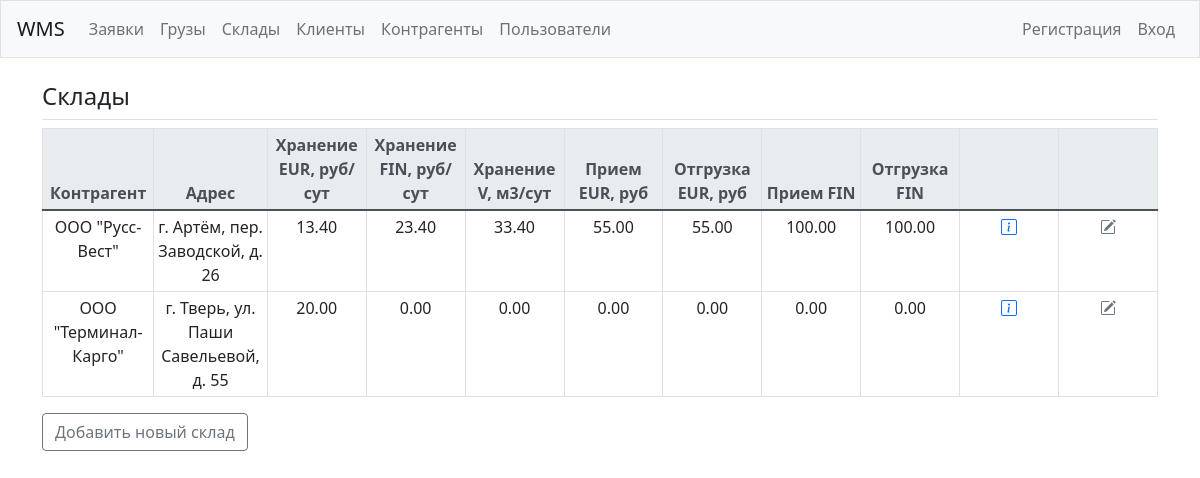
Before: /storages/ with the older database file.
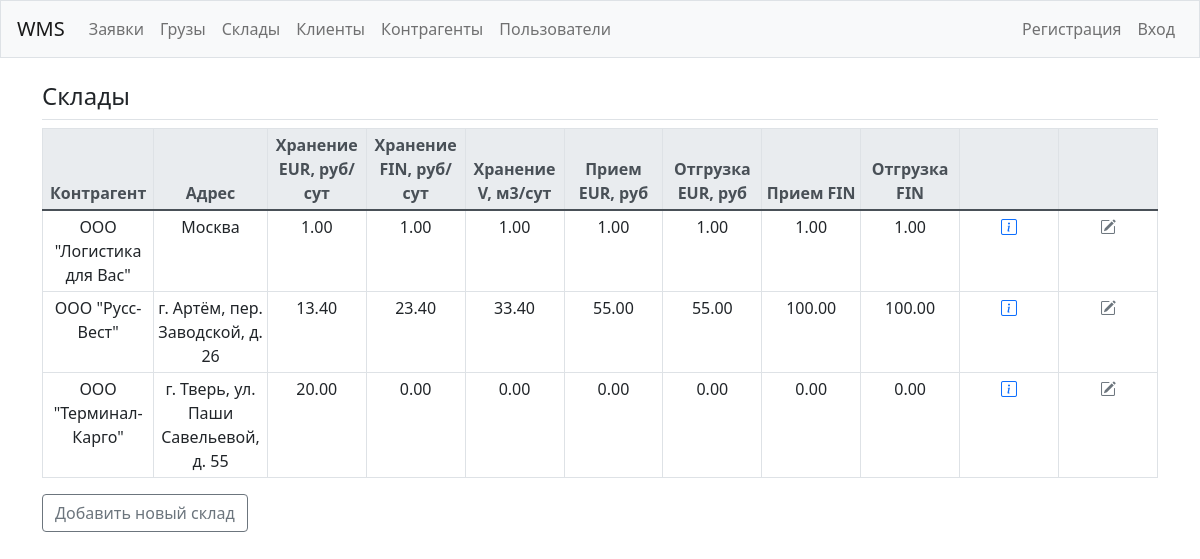
After: the same page with the newer database file.
### wms/models.py (models this page shows, shortened)
class Storage(models.Model):
    contractor = models.ForeignKey(Contractor, on_delete=models.SET_NULL, null=True)
    address = models.CharField(max_length=200)
    rate_pallet = models.DecimalField(max_digits=9999, decimal_places=2, null=True)
    rate_oversize_pallet = models.DecimalField(max_digits=9999, decimal_places=2, null=True)
    rate_volume = models.DecimalField(max_digits=9999, decimal_places=2, null=True)
    rate_in = models.DecimalField(max_digits=9999, decimal_places=2, null=True)
    rate_out = models.DecimalField(max_digits=9999, decimal_places=2, null=True)
    rate_oversize_in = models.DecimalField(max_digits=9999, decimal_places=2, null=True)
    rate_oversize_out = models.DecimalField(max_digits=9999, decimal_places=2, null=True)

class Contractor(models.Model):
    name = models.CharField(max_length=200)
    pub_date = models.DateTimeField('date published', auto_now_add=True)
    def __str__(self):
        return self.name

### wms/views.py (the view)
# urls.py: path('storages/', views.storages, name='storages'),
def storages(request):
    storages = Storage.objects.all().order_by('address')
    context = {'storages': storages}
    return render(request, 'wms/storages.html', context)

### wms/templates/wms/storages.html
{% extends "wms/base.html" %}
{% block page_header %}
  <h4>Склады</h4>
{% endblock page_header %}
{% block content %}
<table class="table table-hover table-sm table-bordered table-responsive text-center w-100 d-block d-md-table">
  <thead class="thead-light">
    <tr>
      <th>Контрагент</th>
      <th>Адрес</th>
      <th>Хранение EUR, руб/сут</th>
      <th>Хранение FIN, руб/сут</th>
      <th>Хранение V, м3/сут</th>
      <th>Прием EUR, руб</th>
      <th>Отгрузка EUR, руб</th>
      <th>Прием FIN</th>
      <th>Отгрузка FIN</th>
      <th></th>
      <th></th>
    </tr>
  </thead>
  <tbody>
    {% for storage in storages %}
      <tr>
        <td class="col-1">{{ storage.contractor }}</td>
        <td class="col-1">{{ storage.address }}</td>
        <td class="col-1">{{ storage.rate_pallet }}</td>
        <td class="col-1">{{ storage.rate_oversize_pallet }}</td>
        <td class="col-1">{{ storage.rate_volume }}</td>
        <td class="col-1">{{ storage.rate_in }}</td>
        <td class="col-1">{{ storage.rate_out }}</td>
        <td class="col-1">{{ storage.rate_oversize_in }}</td>
        <td class="col-1">{{ storage.rate_oversize_out }}</td>
        <td class="col-1">
          <a class="link-primary" href="{% url 'wms:storage' storage.id %}"><i class="bi bi-info-square" title="Подробнее"></i></a>
        </td>
        <td class="col-1">
          <a class="link-secondary" href="{% url 'wms:update_storage' storage.id %}"><i class="bi bi-pencil-square" title="Изменить"></i></a>
        </td>
      </tr>
    {% empty %}
      <tr class="col-12">
        <td>Не добавлено ни одного склада. Добавьте первый адрес.</td>
      </tr>
    {% endfor %}
  </tbody>
</table>
<div>
  <a class="btn btn-outline-secondary" href="{% url 'wms:new_storage' %}">Добавить новый склад</a>
</div>
<br>
{% endblock content %}

Changed rows visible on the page:
added Storage: contractor "ООО \"Логистика для Вас\"", address "Москва", rate_pallet "1.00", rate_oversize_pallet "1.00", rate_volume "1.00", rate_in "1.00", rate_out "1.00", rate_oversize_in "1.00", rate_oversize_out "1.00"
